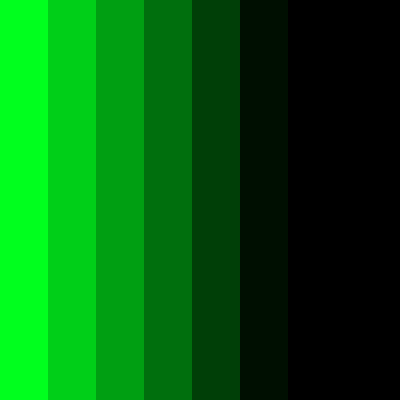
Frame 1 (no input)
Frame 60 (the mouse pressed at the canvas centre just before this capture): identical to frame 1, image omitted
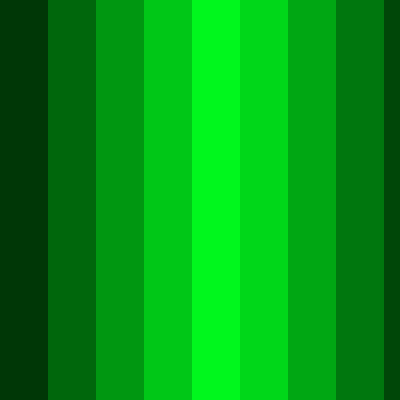
Frame 120 (the mouse held since frame 60 and released just before this capture)

The Processing sketch that drew these frames (run headless with seeded random() and noise(); from frame 60 on, the mouse is pressed at the canvas centre):

// Processing sketch: exercise
// ── exercise.pde
void setup(){
  
size(400,400);
colorMode(HSB);

}

void draw(){
 for(float x=0; x<width; x+=48){
   
   float B = 255-abs(mouseX-x);
   fill(90,255,B);
   noStroke();
   rect(x,0,48,height);
 } 
    
}
